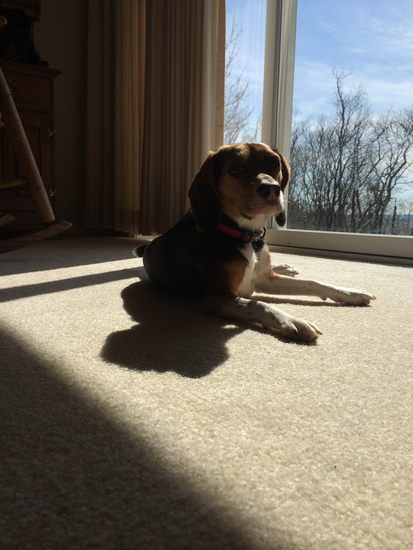
#> input picture OpenCV_104/example_01.png, 413 x 550 px, given in place of example_video.mp4, which was not available
$ python lesson_6b.py
#> lines starting #> are read from the running program, lines starting #| are printed output that depends on the picture; after the words box and inside, x2 and y2 are one past the last pixel; in counts of white or black regions, pixels touching at a corner belong together; pictures that were not available may be replaced by others from this repository, and a replacement may not be noted
"""
Lesson 6B
Detect Low Contrast Video
"""

import argparse
from calendar import c
import imutils
import cv2
import numpy as np
from skimage.exposure import is_low_contrast

ap = argparse.ArgumentParser()
ap.add_argument("-i", "--input", type=str, default="example_video.mp4", help="path to video file")
ap.add_argument("-t", "--thresh", type=float, default=0.35, help="threshold for low contrast")
args = vars(ap.parse_args())

print("[INFO] accessing video stream...")
vs = cv2.VideoCapture(args["input"] if args["input"] else 0)

while True:
    (grabbed, frame) = vs.read()
#> frame is the input picture: shape (550, 413, 3); mean B, G, R 96.3, 106.9, 112.5

    if not grabbed:
        print("[INFO] no frame read from stream - exiting")
        break

    frame = imutils.resize(frame, width=450)
#> frame: shape (599, 450, 3)
    gray = cv2.cvtColor(frame, cv2.COLOR_BGR2GRAY)
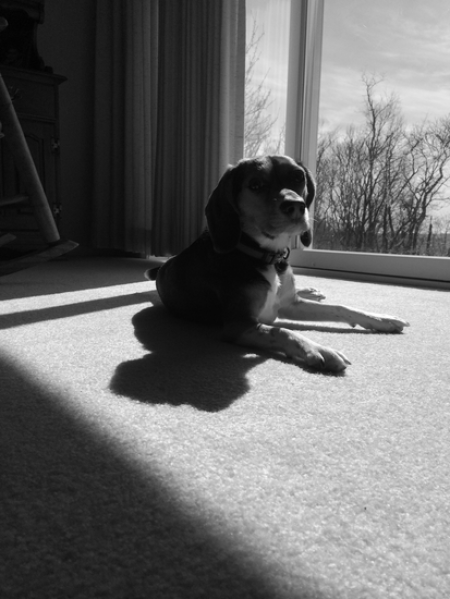
#> gray: shape (599, 450); min 2, max 255, mean 107.2
    blurred = cv2.GaussianBlur(gray, (5,5), 0)
    edged = cv2.Canny(blurred, 30, 150)
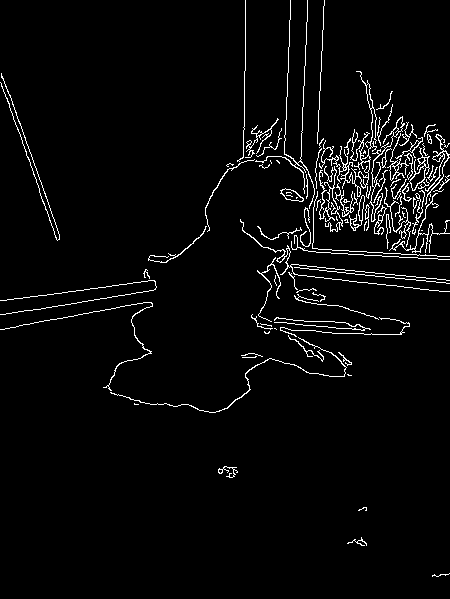
#> edged: shape (599, 450); 3.4% white in thin lines or dots

    text = "Low contrast: No"
    color = (0,255,0)

    if is_low_contrast(gray, fraction_threshold=args["thresh"]):
        text = "Low contrast: Yes"
        color = (0,0,255)
    else:
#> (the run stopped early here; a loop or call above may not have finished)

$ run again, on OpenCV_104/example_02.png
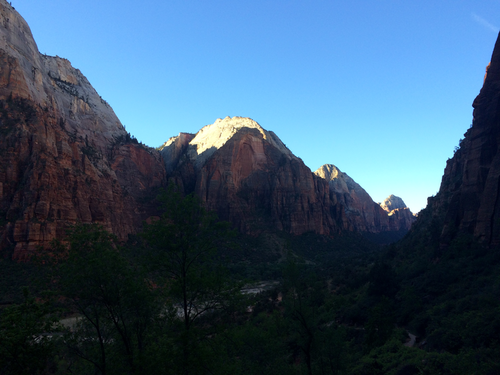
#> input picture OpenCV_104/example_02.png, 500 x 375 px, given in place of example_video.mp4, which was not available
#> frame is the input picture: shape (375, 500, 3); mean B, G, R 109.2, 85.3, 57.4
#> frame: shape (337, 450, 3)
#> `gray = cv2.cvtColor(frame, cv2.COLOR_BGR2GRAY)`:
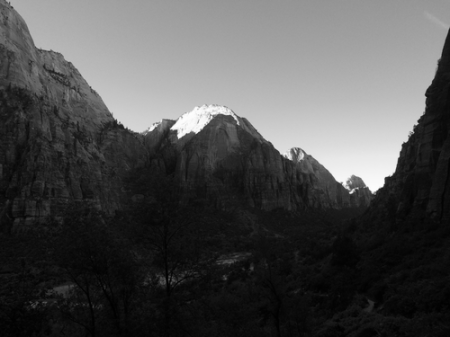
#> gray: shape (337, 450); min 1, max 254, mean 79.7
#> `edged = cv2.Canny(blurred, 30, 150)`:
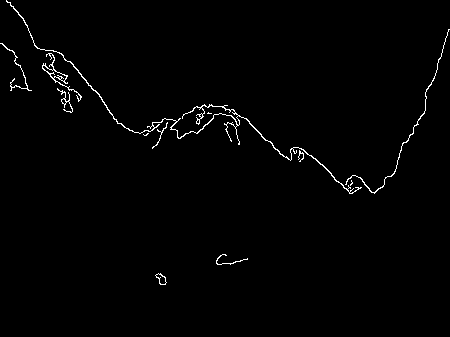
#> edged: shape (337, 450); 1.2% white in thin lines or dots, all inside (x1, y1, x2, y2) = (0, 0, 450, 285)

$ run again, on OpenCV_104/beach.png
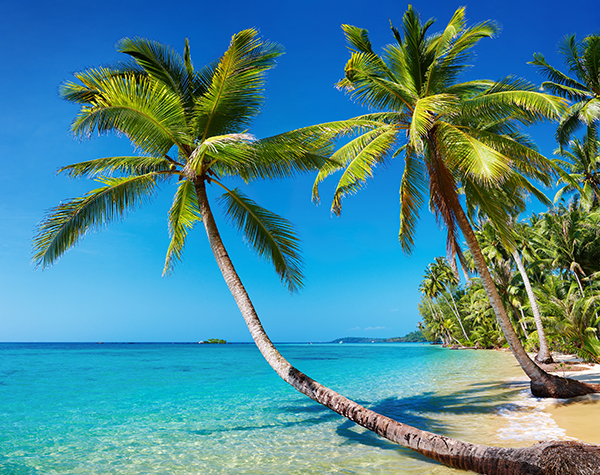
#> input picture OpenCV_104/beach.png, 600 x 475 px, given in place of example_video.mp4, which was not available
#> frame is the input picture: shape (475, 600, 3); mean B, G, R 148.4, 136.5, 73.3
#> frame: shape (356, 450, 3)
#> `blurred = cv2.GaussianBlur(gray, (5,5), 0)`:
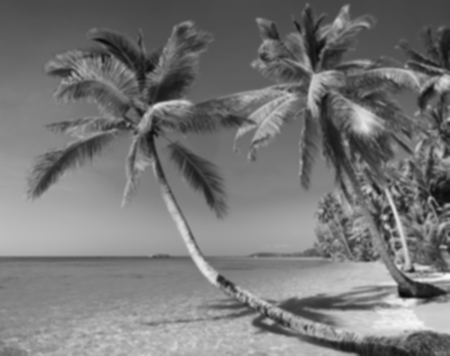
#> blurred: shape (356, 450); min 11, max 249, mean 118.9
#> `edged = cv2.Canny(blurred, 30, 150)`:
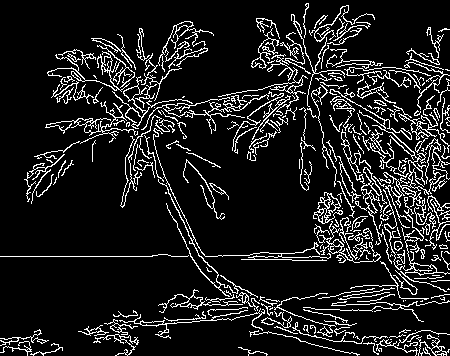
#> edged: shape (356, 450); 11.7% white in thin lines or dots
